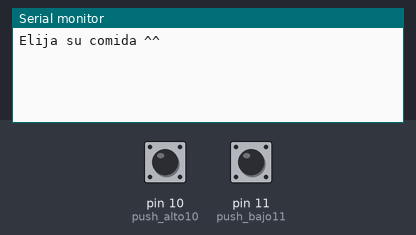
Recording of a sketch running on a simulated Arduino Uno, built with avr-gcc and run on an emulated ATmega328P. On the bench: the last lines printed to the serial monitor. The test bench sets the inputs (shaded band); at power-on: pin 10 (push_alto10) LOW, pin 11 (push_bajo11) LOW.

Above: at 1.2 s.
1.3 s: pin 10 (push_alto10) pulled HIGH for 0.15 s
At 2.6 s:
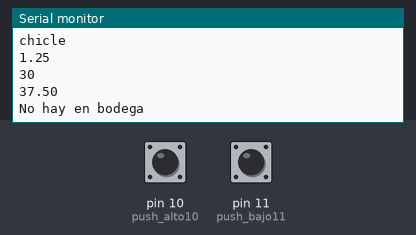
2.9 s: pin 11 (push_bajo11) pulled HIGH for 0.15 s
At 3.5 s:
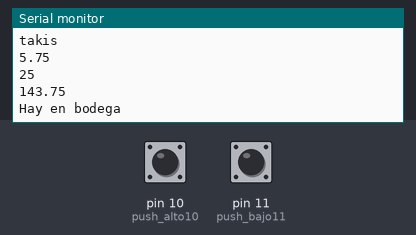
4.5 s: pin 10 (push_alto10) pulled HIGH for 1 s
At 5.04 s:
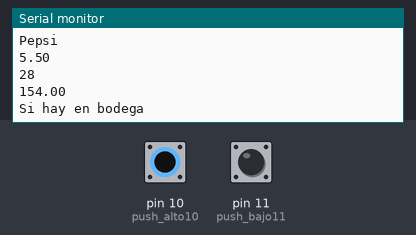
Timing chart, 0 to 7.5 s (numbered marks = the images above; inputs shaded):
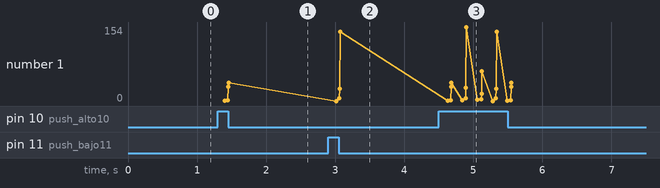

The sketch:

Maquina_expendedora.ino
```cpp
//definimos los botones
#define push_alto10 10 //adelanto
#define push_bajo11 11  //retroseso
int i=0;
struct Productos
{
char nombre_producto[30];
float precio_unitario;
int stock;
float precio_por_lote;
char reserva[20 ];
};
Productos producto1 = {"takis", 5.75, 25, 143.75, "Hay en bodega"};
Productos producto2 = {"chicle",1.25, 30, 37.5, "No hay en bodega"};
Productos producto3 = {"Pepsi",5.50, 28, 154, "Si hay en bodega"};
Productos producto4 = {"Galletas principe",4.12, 15, 61.8, "Si hay en bodega"};

Productos producto []= {producto1, producto2, producto3, producto4};

void setup() {
Serial.begin(9600);
Serial.print("Elija su comida ^^");
pinMode (push_alto10, INPUT);
pinMode (push_bajo11, INPUT);


}
void loop() {
{
  if(digitalRead(push_alto10)==HIGH)
  {
    delay (100);
    i++;
     if(i>3) i=0;
 Serial.println(i + 0);
 Serial.println("productos");
 Serial.println("Nombre del producto:");
 Serial.println(producto[i].nombre_producto);
 Serial.println(producto[i].precio_unitario);
 Serial.println(producto[i].stock);
 Serial.println(producto[i].precio_por_lote);
 Serial.println(producto[i].reserva);
  }

  if(digitalRead(push_bajo11)==HIGH)
  {
    delay(100);
    i--;
    if(i<0) i=3;
 Serial.println(i + 0);
 Serial.println("productos");
 Serial.println("Nombre del producto:");
 Serial.println(producto[i].nombre_producto);
 Serial.println(producto[i].precio_unitario);
 Serial.println(producto[i].stock);
 Serial.println(producto[i].precio_por_lote);
 Serial.println(producto[i].reserva);
  }

 delay(100);

}
}
```

Measured:
- after the input at 1.3 s, the serial monitor: prints a new line after 0.10 s (image 1)
- after the input at 2.9 s, the serial monitor: prints a new line after 0.12 s (image 2)
- after the input at 4.5 s, the serial monitor: prints a new line after 0.13 s (image 3)
- plotted number 1: 37.5 → 143.75 after the input at 2.9 s, 143.75 → 37.5 after the input at 4.5 s
